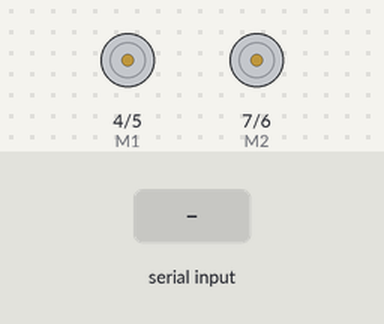
The sketch below on a simulated Arduino Uno, built with avr-gcc and run on an emulated ATmega328P. Parts: direction and speed pins drawn as motors (green arrow = direction pin HIGH = forward, orange = LOW = backward, longer = more drive). Inputs (shaded band) come from the test bench.

Above: at 1.2 s.
1.3 s: "F" received over Serial
At 1.7 s:
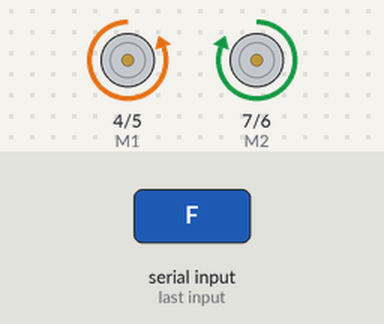
2.8 s: "R" received over Serial
At 4.0 s:
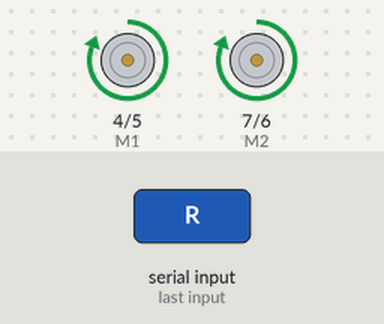
4.3 s: "S" received over Serial
At 5.2 s:
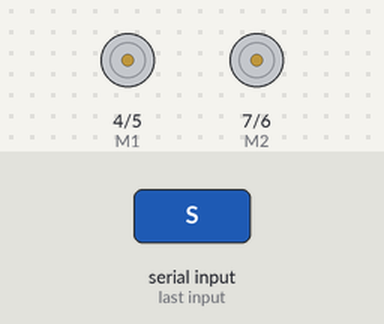
5.8 s: "L" received over Serial
At 6.3 s:
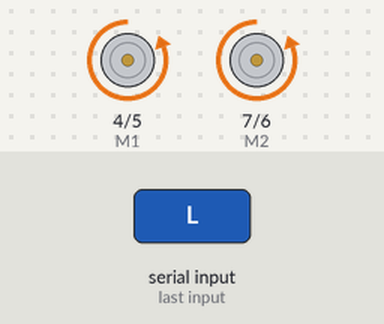
7.3 s: "B" received over Serial
At 8.6 s:
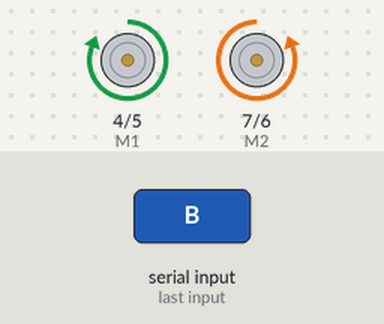
Timing chart, 0 to 9.8 s (numbered marks = the images above; inputs shaded):
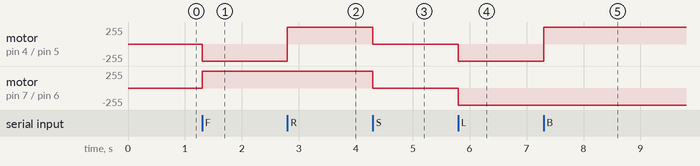

The sketch:

arduino_code.ino
```cpp
//Declaração dos pinos do motor
int E1 = 5;
int M1 = 4;
int E2 = 6;
int M2 = 7;
char rec;

void setup(){
  pinMode(M1, OUTPUT);
  pinMode(M2, OUTPUT);
  pinMode(E1, OUTPUT);
  pinMode(E2, OUTPUT);
  Serial.begin(9600);//Iniciando comunicação Serial
}

void loop(){
  if(Serial.available()){
    rec = Serial.read();
    if(rec == 'F')front();
    if(rec == 'L')left();
    if(rec == 'R')right();
    if(rec == 'B')back();
    if(rec == 'S')stoprobot();
  }
  Serial.flush();
}

void stoprobot(){
  digitalWrite(E1, LOW);
  digitalWrite(E2, LOW);
  digitalWrite(M1, LOW);
  digitalWrite(M2, LOW);
}

void front(){
  digitalWrite(E1, HIGH);
  digitalWrite(M2, HIGH);
  digitalWrite(E2, HIGH);
}

void back(){
  digitalWrite(E2, HIGH);
  digitalWrite(M1, HIGH);
  digitalWrite(E1, HIGH);
}

void left(){
  digitalWrite(E1, HIGH);
  digitalWrite(E2, HIGH);
}

void right(){
  digitalWrite(M1, HIGH);
  digitalWrite(E1, HIGH);
  digitalWrite(M2, HIGH);
  digitalWrite(E2, HIGH);
}
```

Measured:
- after the input at 1.3 s, motor on pin 4 (M1) / pin 5 (E1): stopped → backward 255/255 at once; motor on pin 7 (M2) / pin 6 (E2): stopped → forward 255/255 at once
- after the input at 2.8 s, motor on pin 4 (M1) / pin 5 (E1): backward 255/255 → forward 255/255 at once
- after the input at 4.3 s, motor on pin 4 (M1) / pin 5 (E1), motor on pin 7 (M2) / pin 6 (E2): forward 255/255 → stopped at once
- after the input at 5.8 s, motor on pin 4 (M1) / pin 5 (E1), motor on pin 7 (M2) / pin 6 (E2): stopped → backward 255/255 at once
- after the input at 7.3 s, motor on pin 4 (M1) / pin 5 (E1): backward 255/255 → forward 255/255 at once
